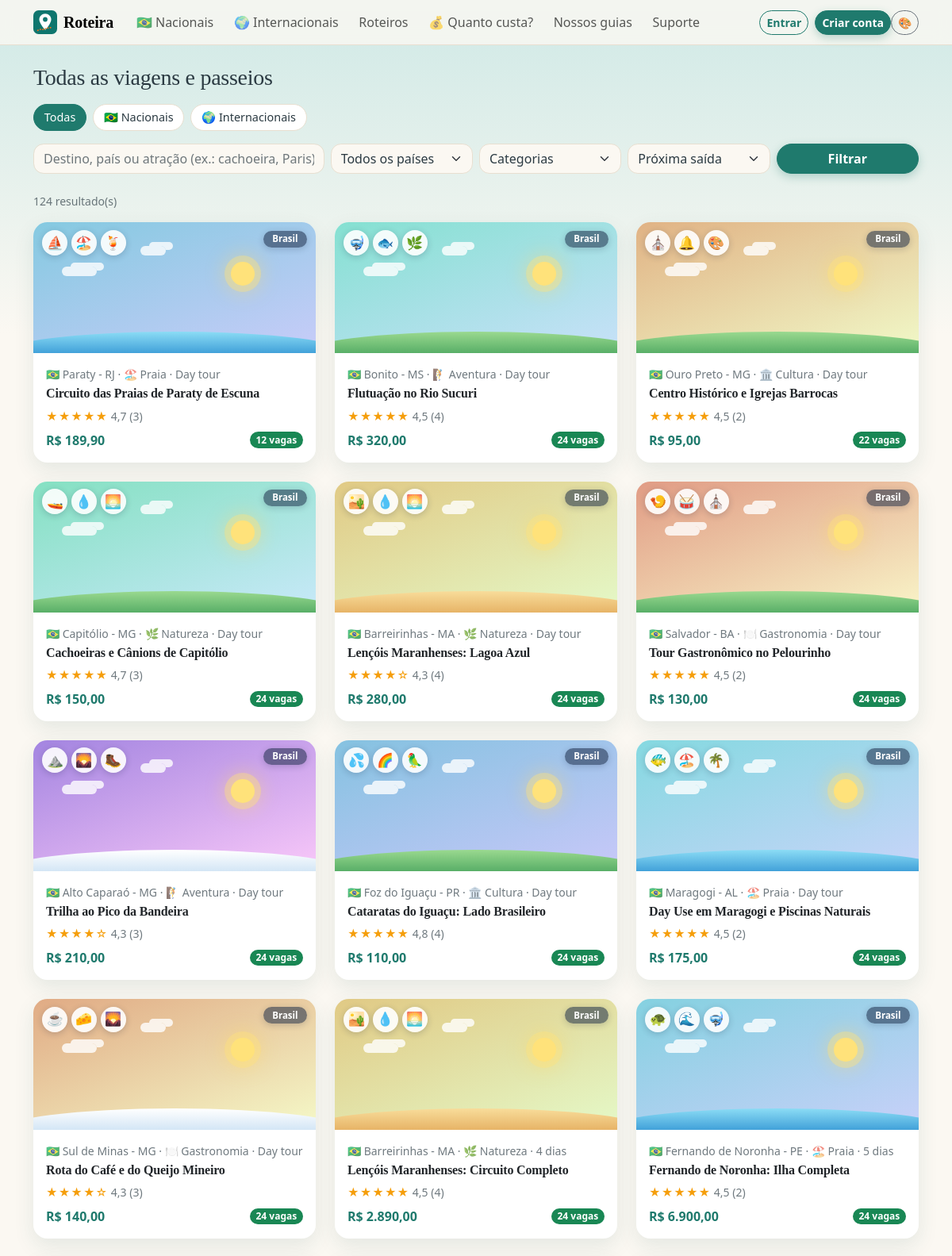
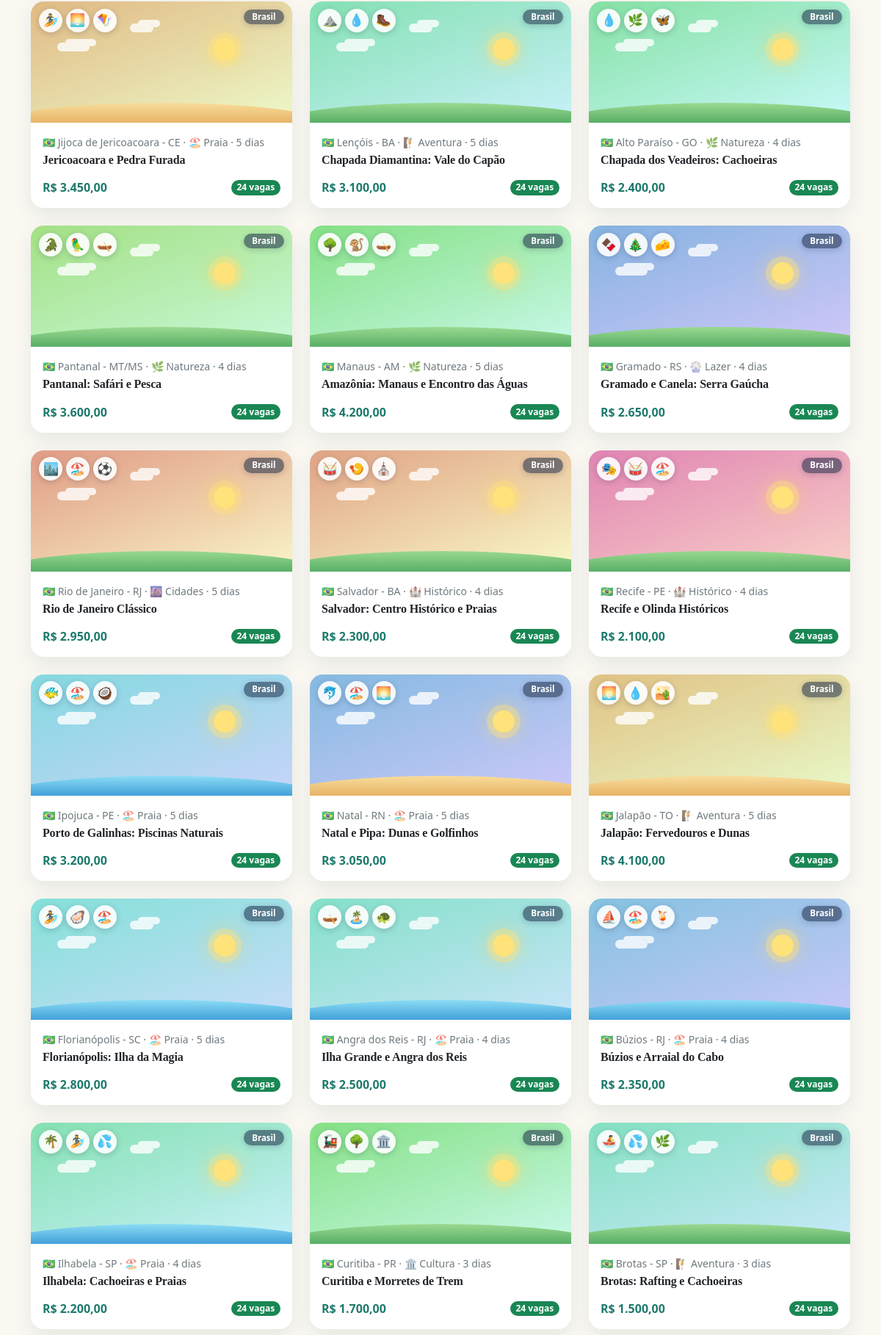
The page /passeios.php (upper part) on the database its author committed (2 pictures, top to bottom).
### tables this page shows
CREATE TABLE passeios (
  id INT AUTO_INCREMENT PRIMARY KEY,
  categoria_id INT NOT NULL,
  guia_id INT NULL,
  titulo VARCHAR(200) NOT NULL,
  destino VARCHAR(120) NOT NULL,
  descricao TEXT,
  duracao_horas DECIMAL(4,1) NOT NULL DEFAULT 4,
  preco DECIMAL(10,2) NOT NULL,
  emoji VARCHAR(30) NOT NULL DEFAULT '🌎' COMMENT 'emojis extras da capa (ex.: 🍕🏛️)',
  motivo VARCHAR(30) NULL COMMENT 'silhueta do ponto turístico da capa',
  imagem VARCHAR(255) NULL COMMENT 'foto: caminho em uploads/ ou URL',
  video_id VARCHAR(20) NULL COMMENT 'ID do vídeo do YouTube',
  hue SMALLINT NOT NULL DEFAULT 180,
  escopo VARCHAR(20) NOT NULL DEFAULT 'nacional',
  pais VARCHAR(80) NOT NULL DEFAULT 'Brasil',
  dias INT NOT NULL DEFAULT 1,
  atracoes TEXT NULL COMMENT 'lista separada por ponto e vírgula',
  ativo TINYINT(1) NOT NULL DEFAULT 1,
  FOREIGN KEY (categoria_id) REFERENCES categorias(id),
  FOREIGN KEY (guia_id) REFERENCES guias(id) ON DELETE SET NULL,
  FOREIGN KEY (escopo) REFERENCES escopos(codigo)
);

CREATE TABLE categorias (
  id INT AUTO_INCREMENT PRIMARY KEY,
  nome VARCHAR(100) NOT NULL,
  icone VARCHAR(8) NOT NULL DEFAULT '🧭'
);

### inc/app.php (the view, shortened to what the rows shown need)
<?php
require_once __DIR__ . '/conexao.php';
function e($s) { return htmlspecialchars((string)$s, ENT_QUOTES, 'UTF-8'); }
function brl($v) { return 'R$ ' . number_format((float)$v, 2, ',', '.'); }
function usuario() { return $_SESSION['user'] ?? null; }
function csrf() {
    return $_SESSION['csrf'];
}
function estrelas($n) { $n = (int)round($n); return '<span class="estrelas" aria-label="' . $n . ' de 5">' . str_repeat('★', $n) . str_repeat('☆', 5 - $n) . '</span>'; }
function buscarPasseios(PDO $c, $where = '', array $params = [], $order = 'p.id DESC', $limit = 100) {
    $sql = "SELECT p.*, cat.nome AS categoria, cat.icone, g.nome AS guia, g.foto AS guia_foto, g.idiomas AS guia_idiomas, g.bio AS guia_bio,
              (SELECT MIN(s.data_saida) FROM saidas s WHERE s.passeio_id=p.id AND s.data_saida>=CURDATE()) AS proxima,
              (SELECT COALESCE(SUM(s.vagas_disponiveis),0) FROM saidas s WHERE s.passeio_id=p.id AND s.data_saida>=CURDATE()) AS vagas,
              (SELECT ROUND(AVG(a.nota),1) FROM avaliacoes a WHERE a.passeio_id=p.id AND a.visivel=1) AS nota_media,
              (SELECT COUNT(*) FROM avaliacoes a WHERE a.passeio_id=p.id AND a.visivel=1) AS n_aval,
              (SELECT s.vagas_disponiveis FROM saidas s WHERE s.passeio_id=p.id AND s.data_saida>=CURDATE() ORDER BY s.data_saida LIMIT 1) AS prox_vagas
            FROM passeios p JOIN categorias cat ON cat.id=p.categoria_id LEFT JOIN guias g ON g.id=p.guia_id
            WHERE p.ativo=1 $where ORDER BY $order LIMIT " . (int)$limit;
    $st = $c->prepare($sql); $st->execute($params); return $st->fetchAll();
}
function motivos() { static $m = null; return $m ??= require __DIR__ . '/motivos.php'; }
function urlImagem($c) { $c = trim((string)$c); if ($c === '') return ''; return preg_match('~^https?://~i', $c) ? $c : BASE . ltrim($c, '/'); }
function paletas() { static $p = null; return $p ??= require __DIR__ . '/paletas.php'; }
function solos() {
    return ['grama' => ['#9ad98f', '#56ad66'], 'areia' => ['#f8dc9a', '#e6b265'], 'mar' => ['#8bdcf5', '#3f9fd8'], 'neve' => ['#ffffff', '#d2e5f5']];
}
function coresMotivo($motivo) {
    $pal = paletas();
    $p = $pal[$motivo]; $solos = solos(); $s = $solos[$p[4]] ?? $solos['grama'];
    return '--m1:' . $p[0] . ';--m2:' . $p[1] . ';--m3:' . $p[2] . ';--m4:' . $p[3] . ';--g1:' . $s[0] . ';--g2:' . $s[1] . ';';
}
function emojisCapa($emoji) {
    $txt = str_replace(["\u{1F4CD}", "\u{1F4CC}"], '', (string)$emoji);
    preg_match_all('/\X/u', $txt, $m);
    $itens = [];
    foreach ($m[0] as $g) { if (trim($g) !== '') $itens[] = '<b>' . e($g) . '</b>'; if (count($itens) === 3) break; }
    return $itens ? '<span class="emojis">' . implode('', $itens) . '</span>' : '';
}
function capa($emoji, $hue, $classe = '', $motivo = '', $imagem = '', $selo = '') {
    $h = (int)$hue; $h2 = ($h + 40) % 360; $m = motivos();
    $svg = isset($m[$motivo]) ? '<svg class="cena" viewBox="0 0 120 70" preserveAspectRatio="xMidYMax meet" aria-hidden="true">' . $m[$motivo] . '</svg>' : '';
    $u = urlImagem($imagem);
    $img = $u ? '<img class="foto" src="' . e($u) . '" alt="" loading="lazy" onerror="this.remove()">' : '';
    return '<div class="capa ' . e($classe) . '" style="--c1:hsl(' . $h . ' 60% 70%);--c2:hsl(' . $h2 . ' 80% 88%);' . coresMotivo($motivo) . '"><i class="sol"></i><i class="nuvem n1"></i><i class="nuvem n2"></i>'
         . $svg . $img . emojisCapa($emoji) . ($selo !== '' ? '<span class="selo">' . e($selo) . '</span>' : '') . '</div>';
}
function config($chave, $padrao = '') {
    static $c = null; global $conn;
    if ($c === null) { try { $c = $conn->query('SELECT chave,valor FROM configuracoes')->fetchAll(PDO::FETCH_KEY_PAIR); } catch (Throwable $e) { $c = []; } }
    return $c[$chave] ?? $padrao;
}
function cardPasseio(array $p) {
    $lotado = $p['proxima'] && (int)$p['vagas'] === 0;
    $ultimas = !$lotado && $p['proxima'] && (int)$p['prox_vagas'] >= 1 && (int)$p['prox_vagas'] <= 3;
    $badge = !$p['proxima'] ? '<span class="badge text-bg-secondary">Sem datas</span>'
           : ($lotado ? '<span class="badge text-bg-danger">Lotado</span>'
           : ($ultimas ? '<span class="badge text-bg-warning">🔥 Últimas vagas</span>' : '<span class="badge text-bg-success">' . (int)$p['vagas'] . ' vagas</span>'));
    $intl = ($p['escopo'] ?? '') === 'internacional';
    $dur = (int)$p['dias'] > 1 ? (int)$p['dias'] . ' dias' : 'Day tour';
    $nota = (int)$p['n_aval'] > 0 ? '<div class="small">' . estrelas($p['nota_media']) . ' <span class="text-body-secondary">' . number_format($p['nota_media'], 1, ',', '') . ' (' . (int)$p['n_aval'] . ')</span></div>' : '';
    return '<div class="col"><a class="card h-100 card-hover text-decoration-none" href="' . BASE . 'passeio.php?id=' . (int)$p['id'] . '">'
        . capa($p['emoji'], $p['hue'], '', $p['motivo'] ?? '', $p['imagem'] ?? '', $intl ? $p['pais'] : 'Brasil')
        . '<div class="card-body d-flex flex-column"><div class="small text-body-secondary mb-1">' . ($intl ? '🌍 ' : '🇧🇷 ') . e($intl ? $p['pais'] : $p['destino']) . ' · ' . e($p['icone']) . ' ' . e($p['categoria']) . ' · ' . $dur . '</div>'
        . '<h3 class="h6 card-title text-body">' . e($p['titulo']) . '</h3>' . $nota
        . '<div class="mt-auto d-flex justify-content-between align-items-center pt-2"><strong class="text-primary">' . brl($p['preco']) . '</strong>' . $badge . '</div></div></a></div>';
}
function headTema() {
    $k = ['admin' => 'adm', 'guia' => 'gui'][AREA] ?? 'user';
    $logado = !empty($_SESSION[$k]);
    $d = ['prefs' => $_SESSION['tema_' . ($k === 'user' ? 'site' : $k)] ?? null, 'pad' => AREA === 'site' ? padraoTema() : new stdClass, 'url' => $logado ? BASE . 'api/tema.php' : null, 'csrf' => csrf(), 'area' => AREA];
    return '<script>window.PV_TEMA=' . json_encode($d, JSON_HEX_TAG | JSON_HEX_AMP | JSON_UNESCAPED_UNICODE) . ';</script>';
}
function temaMenu() {
    $cores = ['verde' => '#0f766e', 'azul' => '#1d4ed8', 'roxo' => '#7c3aed', 'rosa' => '#be185d', 'laranja' => '#c2410c', 'grafite' => '#334155'];
    $h = '<div class="dropdown"><button class="btn btn-outline-secondary btn-sm" data-bs-toggle="dropdown" data-bs-auto-close="outside" aria-label="Personalizar tema" title="Meu tema">🎨</button>'
       . '<div class="dropdown-menu dropdown-menu-end p-3" style="min-width:250px"><div class="fw-semibold mb-2">Meu tema</div><div class="small fw-semibold mb-1">Modo</div><div class="btn-group btn-group-sm w-100 mb-3">'
       . '<button type="button" class="btn btn-outline-secondary" data-tema="modo:light">☀️ Claro</button><button type="button" class="btn btn-outline-secondary" data-tema="modo:auto">Auto</button><button type="button" class="btn btn-outline-secondary" data-tema="modo:dark">🌙 Escuro</button></div>'
       . '<div class="small fw-semibold mb-1">Cor</div><div class="d-flex gap-2 mb-3">';
    foreach ($cores as $k => $c) $h .= '<button type="button" class="swatch" data-tema="cor:' . $k . '" style="background:' . $c . '" title="' . ucfirst($k) . '"></button>';
    $logado = !empty($_SESSION[['admin' => 'adm', 'guia' => 'gui'][AREA] ?? 'user']);
    return $h . '</div><div class="small fw-semibold mb-1">Tamanho do texto</div><div class="btn-group btn-group-sm w-100 mb-2">'
       . '<button type="button" class="btn btn-outline-secondary" data-tema="fonte:normal">Normal</button><button type="button" class="btn btn-outline-secondary" data-tema="fonte:grande">Grande</button></div>'
       . '<div class="form-text">' . ($logado ? 'Salvo na sua conta: vale em qualquer aparelho.' : 'Entre na sua conta para salvar o tema em todos os aparelhos.') . '</div>'
       . '<button type="button" class="btn btn-sm btn-primary w-100 mt-2 btn-instalar d-none">📲 Instalar app</button></div></div>';
}
function topo($titulo = '') {
    $u = usuario(); $b = BASE; $nome = SITE_NOME; $pg = basename($_SERVER['SCRIPT_NAME']);
    $titulo = $titulo ?: SITE_SLOGAN;
    echo '<!doctype html><html lang="pt-BR" data-bs-theme="light"><head><meta charset="utf-8">'
       . '<meta name="viewport" content="width=device-width, initial-scale=1, viewport-fit=cover"><title>' . e($titulo) . ' · ' . e($nome) . '</title><meta name="description" content="' . e($GLOBALS['descricao'] ?? (SITE_SLOGAN . ' Viagens nacionais e internacionais, roteiros, guias locais e custo total da viagem.')) . '">'
       . '<meta name="theme-color" content="#0f766e"><meta name="apple-mobile-web-app-capable" content="yes"><meta name="apple-mobile-web-app-title" content="' . e($nome) . '">'
       . "<link rel=\"manifest\" href=\"{$b}manifest.php\"><link rel=\"icon\" href=\"{$b}assets/img/favicon.png\"><link rel=\"apple-touch-icon\" href=\"{$b}assets/img/apple-touch-icon.png\">"
       . headTema() . "<script src=\"{$b}assets/js/tema.js\"></script>"
       . "<link href=\"{$b}assets/dist/css/bootstrap.min.css\" rel=\"stylesheet\"><link href=\"{$b}css/site.css?v=" . CSS_V . "\" rel=\"stylesheet\"></head><body><a class=\"visually-hidden-focusable btn btn-primary m-2\" href=\"#conteudo\">Pular para o conteúdo</a>"
       . '<nav class="navbar navbar-expand-lg bg-body-tertiary border-bottom sticky-top"><div class="container">'
       . "<a class=\"navbar-brand fw-bold d-flex align-items-center gap-2\" href=\"{$b}index.php\"><img src=\"{$b}assets/img/logo.svg\" width=\"30\" height=\"30\" alt=\"\">" . e($nome) . '</a>'
       . '<div class="d-flex align-items-center gap-2 order-lg-last">' . temaMenu()
       . '<button class="navbar-toggler" data-bs-toggle="collapse" data-bs-target="#nav" aria-label="Menu"><span class="navbar-toggler-icon"></span></button></div>'
       . '<div class="collapse navbar-collapse" id="nav"><ul class="navbar-nav me-auto">'
       . "<li class=\"nav-item\"><a class=\"nav-link\" href=\"{$b}passeios.php?escopo=nacional\">🇧🇷 Nacionais</a></li>"
       . "<li class=\"nav-item\"><a class=\"nav-link\" href=\"{$b}passeios.php?escopo=internacional\">🌍 Internacionais</a></li>"
       . "<li class=\"nav-item\"><a class=\"nav-link\" href=\"{$b}roteiros.php\">Roteiros</a></li>"
       . "<li class=\"nav-item\"><a class=\"nav-link\" href=\"{$b}quiz_custo.php\">💰 Quanto custa?</a></li>"
       . "<li class=\"nav-item\"><a class=\"nav-link\" href=\"{$b}equipe.php\">Nossos guias</a></li><li class=\"nav-item\"><a class=\"nav-link\" href=\"{$b}suporte.php\">Suporte</a></li></ul><div class=\"d-flex gap-2 align-items-center py-2 py-lg-0\">";
    echo '</div></div></div></nav><main class="container py-4" id="conteudo">' . avisoSite();
}
function rodape() {
    $b = BASE; $pg = basename($_SERVER['SCRIPT_NAME']);
    $zap = soDigitos(config('suporte_whatsapp')); if ($zap !== '' && strlen($zap) <= 11) $zap = '55' . $zap;
    echo '</main><footer class="rodape mt-5"><div class="container py-4"><div class="row g-4">'
       . '<div class="col-md-4"><div class="d-flex align-items-center gap-2 mb-2"><img src="' . $b . 'assets/img/logo.svg" width="32" height="32" alt=""><strong class="fs-5 titulo">' . e(SITE_NOME) . '</strong></div><p class="small text-body-secondary mb-2">' . e(SITE_SLOGAN) . ' Roteiros, passeios e guias locais para viajar com tranquilidade.</p>'
       . '<button type="button" class="btn btn-sm btn-outline-primary btn-instalar d-none">📲 Instalar app</button></div>'
       . '<div class="col-6 col-md-3"><div class="fw-semibold mb-2">Explorar</div><ul class="list-unstyled small vstack gap-1 mb-0"><li><a href="' . $b . 'passeios.php?escopo=nacional">Viagens nacionais</a></li><li><a href="' . $b . 'passeios.php?escopo=internacional">Viagens internacionais</a></li><li><a href="' . $b . 'roteiros.php">Roteiros</a></li><li><a href="' . $b . 'equipe.php">Nossos guias</a></li><li><a href="' . $b . 'guias.php">Dicas de destino</a></li><li><a href="' . $b . 'privacidade.php">Privacidade</a></li><li><a href="' . $b . 'termos.php">Termos de uso</a></li></ul></div>'
       . '<div class="col-6 col-md-5"><div class="fw-semibold mb-2">🛟 Suporte</div><ul class="list-unstyled small vstack gap-1 mb-0">'
       . '<li>📞 ' . e(config('suporte_telefone')) . '</li>' . ($zap ? '<li>💬 <a href="https://wa.me/' . e($zap) . '" target="_blank" rel="noopener">WhatsApp ' . e(config('suporte_whatsapp')) . '</a></li>' : '')
       . '<li>✉️ <a href="mailto:' . e(config('suporte_email')) . '">' . e(config('suporte_email')) . '</a></li><li>🕘 ' . e(config('suporte_horario')) . '</li><li><a href="' . $b . 'suporte.php">Abrir um chamado →</a></li><li class="pt-2">🔐 Equipe: <a href="' . $b . 'admin/login.php">Painel admin</a> · <a href="' . $b . 'guia/login.php">Painel do guia</a></li></ul></div>'
       . '</div><div class="small text-body-secondary text-center mt-4">© ' . date('Y') . ' ' . e(SITE_NOME) . ' · Projeto acadêmico, dados de exemplo fictícios.</div></div></footer>'
       . '<nav class="bottom-nav d-lg-none" aria-label="Navegação principal">';
    echo '</nav><script>window.PV_SW=' . json_encode($b . 'sw.js') . ';addEventListener("keydown",function(e){if(e.altKey&&e.shiftKey&&e.code==="KeyA"){location.href=' . json_encode($b . 'admin/login.php') . ';}});</script><script src="' . $b . 'assets/dist/js/bootstrap.bundle.min.js"></script><script src="' . $b . 'assets/js/pwa.js"></script></body></html>';
}

### passeios.php (shortened to what the rows shown need)
<?php
require_once __DIR__ . '/inc/app.php';
$q = trim($_GET['q'] ?? ''); $cat = (int)($_GET['categoria'] ?? 0); $ord = $_GET['ordem'] ?? 'data'; $pais = trim($_GET['pais'] ?? '');
$escopo = in_array($_GET['escopo'] ?? '', ['nacional', 'internacional'], true) ? $_GET['escopo'] : '';
$where = ''; $params = [];
$ordens = ['data' => 'ISNULL(proxima), proxima ASC', 'menor' => 'p.preco ASC', 'maior' => 'p.preco DESC', 'dias' => 'p.dias DESC', 'nota' => 'ISNULL(nota_media), nota_media DESC'];
$lista = buscarPasseios($conn, $where, $params, $ordens[$ord] ?? $ordens['data'], 200);
$titulo = $escopo === 'nacional' ? '🇧🇷 Viagens nacionais' : ($escopo === 'internacional' ? '🌍 Viagens internacionais' : 'Todas as viagens e passeios');
topo($titulo);
?>
<h1 class="h3 mb-3"><?= $titulo ?></h1>
<?php if (!$lista): ?><div class="alert alert-info">Nada encontrado com esses filtros.</div>
<?php else: ?><div class="row row-cols-1 row-cols-md-2 row-cols-lg-3 g-4"><?php foreach ($lista as $p) echo cardPasseio($p); ?></div><?php endif;
rodape();

### rows shown on the page
passeios: g "⛵ 🏖️ 🍹", destino "Paraty - RJ", categoria.icone "🏖️", categoria.nome "Praia", dias "Day tour", titulo "Circuito das Praias de Paraty de Escuna", n "★★★★★", nota_media "4,7", n_aval "3", preco "R$ 189,90", vagas "12"
passeios: g "🤿 🐟 🌿", destino "Bonito - MS", categoria.icone "🧗", categoria.nome "Aventura", dias "Day tour", titulo "Flutuação no Rio Sucuri", n "★★★★★", nota_media "4,5", n_aval "4", preco "R$ 320,00", vagas "24"
passeios: g "⛪ 🔔 🎨", destino "Ouro Preto - MG", categoria.icone "🏛️", categoria.nome "Cultura", dias "Day tour", titulo "Centro Histórico e Igrejas Barrocas", n "★★★★★", nota_media "4,5", n_aval "2", preco "R$ 95,00", vagas "22"
passeios: g "🚤 💧 🌅", destino "Capitólio - MG", categoria.icone "🌿", categoria.nome "Natureza", dias "Day tour", titulo "Cachoeiras e Cânions de Capitólio", n "★★★★★", nota_media "4,7", n_aval "3", preco "R$ 150,00", vagas "24"
passeios: g "🏜️ 💧 🌅", destino "Barreirinhas - MA", categoria.icone "🌿", categoria.nome "Natureza", dias "Day tour", titulo "Lençóis Maranhenses: Lagoa Azul", n "★★★★", n "☆", nota_media "4,3", n_aval "4", preco "R$ 280,00", vagas "24"
passeios: g "🍤 🥁 ⛪", destino "Salvador - BA", categoria.icone "🍽️", categoria.nome "Gastronomia", dias "Day tour", titulo "Tour Gastronômico no Pelourinho", n "★★★★★", nota_media "4,5", n_aval "2", preco "R$ 130,00", vagas "24"
passeios: g "⛰️ 🌄 🥾", destino "Alto Caparaó - MG", categoria.icone "🧗", categoria.nome "Aventura", dias "Day tour", titulo "Trilha ao Pico da Bandeira", n "★★★★", n "☆", nota_media "4,3", n_aval "3", preco "R$ 210,00", vagas "24"
passeios: g "💦 🌈 🦜", destino "Foz do Iguaçu - PR", categoria.icone "🏛️", categoria.nome "Cultura", dias "Day tour", titulo "Cataratas do Iguaçu: Lado Brasileiro", n "★★★★★", nota_media "4,8", n_aval "4", preco "R$ 110,00", vagas "24"
passeios: g "🐠 🏖️ 🌴", destino "Maragogi - AL", categoria.icone "🏖️", categoria.nome "Praia", dias "Day tour", titulo "Day Use em Maragogi e Piscinas Naturais", n "★★★★★", nota_media "4,5", n_aval "2", preco "R$ 175,00", vagas "24"
passeios: g "☕ 🧀 🌄", destino "Sul de Minas - MG", categoria.icone "🍽️", categoria.nome "Gastronomia", dias "Day tour", titulo "Rota do Café e do Queijo Mineiro", n "★★★★", n "☆", nota_media "4,3", n_aval "3", preco "R$ 140,00", vagas "24"
passeios: g "🏜️ 💧 🌅", destino "Barreirinhas - MA", categoria.icone "🌿", categoria.nome "Natureza", dias "4 dias", titulo "Lençóis Maranhenses: Circuito Completo", n "★★★★★", nota_media "4,5", n_aval "4", preco "R$ 2.890,00", vagas "24"
passeios: g "🐢 🌊 🤿", destino "Fernando de Noronha - PE", categoria.icone "🏖️", categoria.nome "Praia", dias "5 dias", titulo "Fernando de Noronha: Ilha Completa", n "★★★★★", nota_media "4,5", n_aval "2", preco "R$ 6.900,00", vagas "24"
passeios: g "🏄 🌅 🪁", destino "Jijoca de Jericoacoara - CE", categoria.icone "🏖️", categoria.nome "Praia", dias "5 dias", titulo "Jericoacoara e Pedra Furada", preco "R$ 3.450,00", vagas "24"
passeios: g "⛰️ 💧 🥾", destino "Lençóis - BA", categoria.icone "🧗", categoria.nome "Aventura", dias "5 dias", titulo "Chapada Diamantina: Vale do Capão", preco "R$ 3.100,00", vagas "24"
passeios: g "💧 🌿 🦋", destino "Alto Paraíso - GO", categoria.icone "🌿", categoria.nome "Natureza", dias "4 dias", titulo "Chapada dos Veadeiros: Cachoeiras", preco "R$ 2.400,00", vagas "24"
passeios: g "🐊 🦜 🛶", destino "Pantanal - MT/MS", categoria.icone "🌿", categoria.nome "Natureza", dias "4 dias", titulo "Pantanal: Safári e Pesca", preco "R$ 3.600,00", vagas "24"
passeios: g "🌳 🐒 🛶", destino "Manaus - AM", categoria.icone "🌿", categoria.nome "Natureza", dias "5 dias", titulo "Amazônia: Manaus e Encontro das Águas", preco "R$ 4.200,00", vagas "24"
passeios: g "🍫 🎄 🧀", destino "Gramado - RS", categoria.icone "🎡", categoria.nome "Lazer", dias "4 dias", titulo "Gramado e Canela: Serra Gaúcha", preco "R$ 2.650,00", vagas "24"
passeios: g "🏙️ 🏖️ ⚽", destino "Rio de Janeiro - RJ", categoria.icone "🌆", categoria.nome "Cidades", dias "5 dias", titulo "Rio de Janeiro Clássico", preco "R$ 2.950,00", vagas "24"
passeios: g "🥁 🍤 ⛪", destino "Salvador - BA", categoria.icone "🏰", categoria.nome "Histórico", dias "4 dias", titulo "Salvador: Centro Histórico e Praias", preco "R$ 2.300,00", vagas "24"
passeios: g "🎭 🥁 🏖️", destino "Recife - PE", categoria.icone "🏰", categoria.nome "Histórico", dias "4 dias", titulo "Recife e Olinda Históricos", preco "R$ 2.100,00", vagas "24"
passeios: g "🐠 🏖️ 🥥", destino "Ipojuca - PE", categoria.icone "🏖️", categoria.nome "Praia", dias "5 dias", titulo "Porto de Galinhas: Piscinas Naturais", preco "R$ 3.200,00", vagas "24"
passeios: g "🐬 🏖️ 🌅", destino "Natal - RN", categoria.icone "🏖️", categoria.nome "Praia", dias "5 dias", titulo "Natal e Pipa: Dunas e Golfinhos", preco "R$ 3.050,00", vagas "24"
passeios: g "🌅 💧 🏜️", destino "Jalapão - TO", categoria.icone "🧗", categoria.nome "Aventura", dias "5 dias", titulo "Jalapão: Fervedouros e Dunas", preco "R$ 4.100,00", vagas "24"
passeios: g "🏄 🦪 🏖️", destino "Florianópolis - SC", categoria.icone "🏖️", categoria.nome "Praia", dias "5 dias", titulo "Florianópolis: Ilha da Magia", preco "R$ 2.800,00", vagas "24"
passeios: g "🛶 🏝️ 🐢", destino "Angra dos Reis - RJ", categoria.icone "🏖️", categoria.nome "Praia", dias "4 dias", titulo "Ilha Grande e Angra dos Reis", preco "R$ 2.500,00", vagas "24"
passeios: g "⛵ 🏖️ 🍹", destino "Búzios - RJ", categoria.icone "🏖️", categoria.nome "Praia", dias "4 dias", titulo "Búzios e Arraial do Cabo", preco "R$ 2.350,00", vagas "24"
passeios: g "🌴 🏄 💦", destino "Ilhabela - SP", categoria.icone "🏖️", categoria.nome "Praia", dias "4 dias", titulo "Ilhabela: Cachoeiras e Praias", preco "R$ 2.200,00", vagas "24"
passeios: g "🚂 🌳 🏛️", destino "Curitiba - PR", categoria.icone "🏛️", categoria.nome "Cultura", dias "3 dias", titulo "Curitiba e Morretes de Trem", preco "R$ 1.700,00", vagas "24"
passeios: g "🚣 💦 🌿", destino "Brotas - SP", categoria.icone "🧗", categoria.nome "Aventura", dias "3 dias", titulo "Brotas: Rafting e Cachoeiras", preco "R$ 1.500,00", vagas "24"

### other values the page prints
$nome "Roteira"
$titulo "Todas as viagens e passeios"
count($lista) "124"
